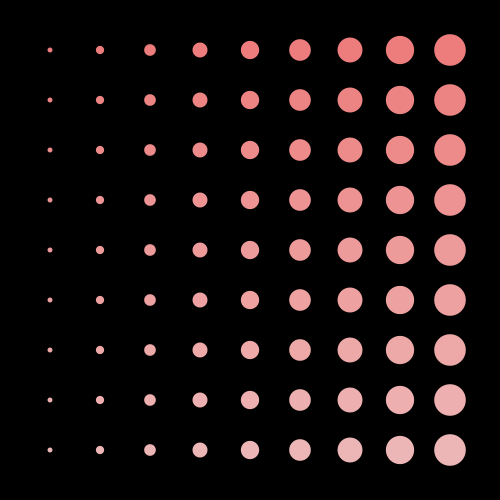
Frame 1 (no input)
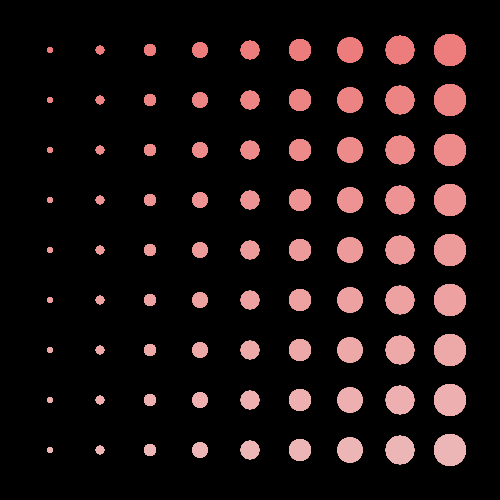
Frame 60 (the mouse pressed at the canvas centre just before this capture)
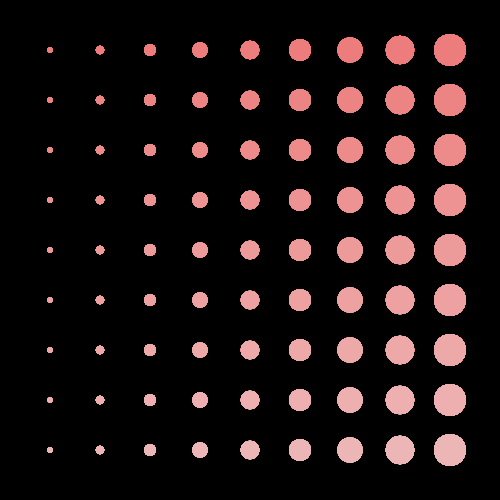
Frame 120 (the mouse held since frame 60 and released just before this capture)

The Processing sketch that drew these frames (run headless with seeded random() and noise(); from frame 60 on, the mouse is pressed at the canvas centre):

// Processing sketch: processing_109396
// ── processing_109396.pde

void setup () {
  size(500, 500);
  background (0, 0, 0);
  colorMode(HSB,100);
}
void draw() {
  for (int i = 50; i < 500; i = i+50) {
    for (int j = 50; j < 500; j = j+50) {
      noStroke();
      float c = map(j,0,500,50,20);
      fill(171,c,93);
      
      float m = map(i,50,500,5,35);
      ellipse(i, j, m, m);
    }
  }
}
